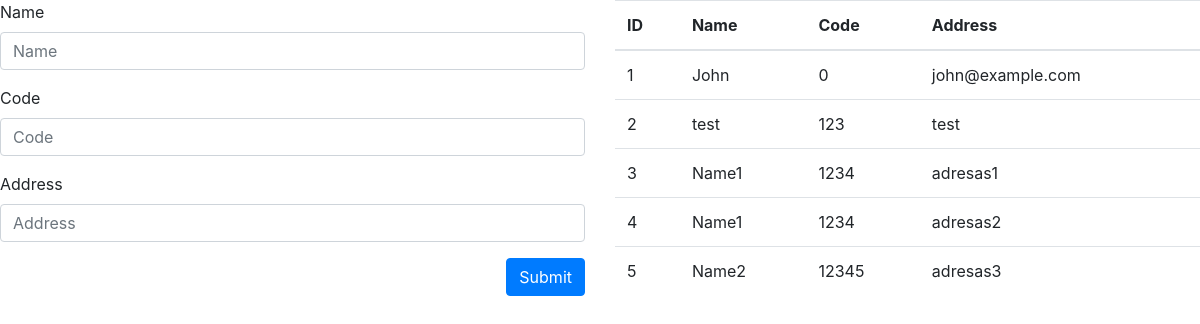
The page / on the database its author committed.
### tables this page shows
CREATE TABLE `companies` (
  `ID` int(11) NOT NULL,
  `name` varchar(255) DEFAULT NULL,
  `code` int(11) DEFAULT NULL,
  `address` varchar(255) DEFAULT NULL
);

### Database.php (called while the page is built, shortened)
<?php
class Database
{
    var $server = "localhost";
    var $user = "root";
    var $pass = "";
    var $db = "crud";
    public function connect()
    {
        $conn = mysqli_connect($this->server, $this->user, $this->pass, $this->db);
        return $conn;
    }
    public function getAllRecords()
    {
        $conn = $this->connect();
        $statement = "SELECT * FROM companies";
        return mysqli_query($conn, $statement);
    }
}

### index.php (the view, shortened to what this page needs)
<!DOCTYPE html>
<html>
<head>
    <link rel="stylesheet" href="https://maxcdn.bootstrapcdn.com/bootstrap/4.5.0/css/bootstrap.min.css">
</head>
<body>
    <div class="row">
        <div class="col-md-6">
            <div class="form_block">
                <form method="post" action="action.php">
                    <div class="form-group">
                        <label for="name">Name</label>
                        <input type="text" name="name" class="form-control" placeholder="Name">
                    </div>
                    <div class="form-group">
                        <label for="code">Code</label>
                        <input type="text" name="code" class="form-control" placeholder="Code">
                    </div>
                    <div class="form-group">
                        <label for="address">Address</label>
                        <input type="text" name="address" class="form-control" placeholder="Address">
                    </div>
                    <button type="submit" class="btn btn-primary float-right">Submit</button>
                </form>
            </div>
        </div>
        <div class="col-md-6">
            <div class="data_block">
                <table class="table table-small">
                    <thead>
                        <tr>
                            <th>ID</th>
                            <th>Name</th>
                            <th>Code</th>
                            <th>Address</th>
                        </tr>
                    </thead>
                    <tbody>
                        <?php
                        require_once "Database.php";
                        $database = new Database();
                        $all_data = $database->getAllRecords();
                        while ($row = mysqli_fetch_assoc($all_data)) {
                            echo "<tr>";
                            foreach ($row as $key => $val) {
                                echo "<td>" . $val . "</td>";
                            }
                            echo "</tr>";
                        }
                        ?>
                    </tbody>
                </table>
            </div>
        </div>
    </div>
</body>
</html>

### rows shown on the page
companies: ID "1", name "John", code "0", address "john@example.com"
companies: ID "2", name "test", code "123", address "test"
companies: ID "3", name "Name1", code "1234", address "adresas1"
companies: ID "4", name "Name1", code "1234", address "adresas2"
companies: ID "5", name "Name2", code "12345", address "adresas3"
